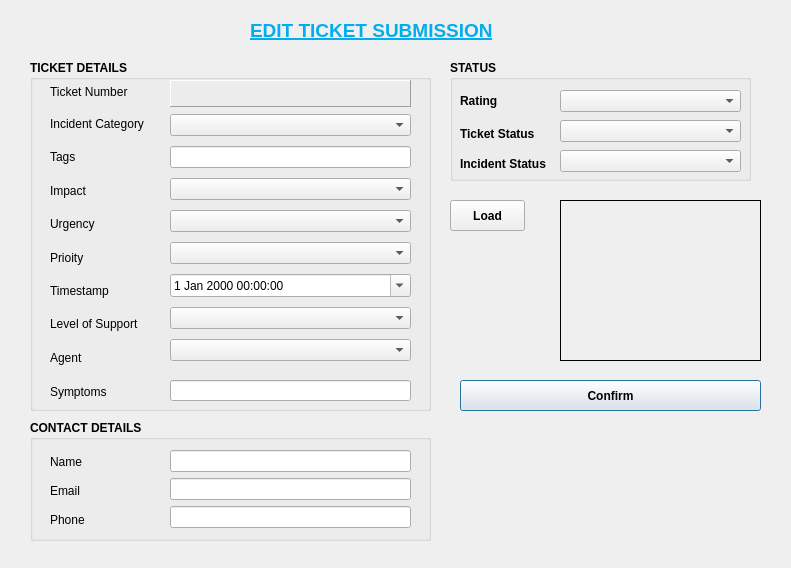
<?xml version="1.0" encoding="UTF-8"?>
<ui version="4.0">
 <class>editticketdialog</class>
 <widget class="QDialog" name="editticketdialog">
  <property name="geometry">
   <rect>
    <x>0</x>
    <y>0</y>
    <width>791</width>
    <height>568</height>
   </rect>
  </property>
  <property name="windowTitle">
   <string>Edit Ticket</string>
  </property>
  <property name="windowIcon">
   <iconset resource="images.qrc">
    <normaloff>:/new/res/images/BitTicketLogo.png</normaloff>:/new/res/images/BitTicketLogo.png</iconset>
  </property>
  <widget class="QLabel" name="label">
   <property name="geometry">
    <rect>
     <x>250</x>
     <y>20</y>
     <width>291</width>
     <height>21</height>
    </rect>
   </property>
   <property name="font">
    <font>
     <pointsize>14</pointsize>
     <weight>75</weight>
     <bold>true</bold>
     <underline>true</underline>
    </font>
   </property>
   <property name="styleSheet">
    <string notr="true">color: rgb(2, 173, 237);</string>
   </property>
   <property name="text">
    <string>EDIT TICKET SUBMISSION</string>
   </property>
  </widget>
  <widget class="QGroupBox" name="groupBox">
   <property name="geometry">
    <rect>
     <x>30</x>
     <y>60</y>
     <width>401</width>
     <height>351</height>
    </rect>
   </property>
   <property name="font">
    <font>
     <weight>75</weight>
     <bold>true</bold>
    </font>
   </property>
   <property name="title">
    <string>TICKET DETAILS</string>
   </property>
   <widget class="QWidget" name="layoutWidget">
    <property name="geometry">
     <rect>
      <x>20</x>
      <y>50</y>
      <width>105</width>
      <height>261</height>
     </rect>
    </property>
    <layout class="QVBoxLayout" name="verticalLayout_3">
     <item>
      <widget class="QLabel" name="lb_incident_cat">
       <property name="font">
        <font>
         <weight>50</weight>
         <bold>false</bold>
        </font>
       </property>
       <property name="text">
        <string>Incident Category</string>
       </property>
      </widget>
     </item>
     <item>
      <widget class="QLabel" name="lb_tags">
       <property name="font">
        <font>
         <weight>50</weight>
         <bold>false</bold>
        </font>
       </property>
       <property name="text">
        <string>Tags</string>
       </property>
      </widget>
     </item>
     <item>
      <widget class="QLabel" name="lb_impact">
       <property name="font">
        <font>
         <weight>50</weight>
         <bold>false</bold>
        </font>
       </property>
       <property name="text">
        <string>Impact</string>
       </property>
      </widget>
     </item>
     <item>
      <widget class="QLabel" name="lb_urgency">
       <property name="font">
        <font>
         <weight>50</weight>
         <bold>false</bold>
        </font>
       </property>
       <property name="text">
        <string>Urgency</string>
       </property>
      </widget>
     </item>
     <item>
      <widget class="QLabel" name="lb_priority">
       <property name="font">
        <font>
         <weight>50</weight>
         <bold>false</bold>
        </font>
       </property>
       <property name="text">
        <string>Prioity</string>
       </property>
      </widget>
     </item>
     <item>
      <widget class="QLabel" name="lb_timestamp">
       <property name="font">
        <font>
         <weight>50</weight>
         <bold>false</bold>
        </font>
       </property>
       <property name="text">
        <string>Timestamp</string>
       </property>
      </widget>
     </item>
     <item>
      <widget class="QLabel" name="lb_level_support">
       <property name="font">
        <font>
         <weight>50</weight>
         <bold>false</bold>
        </font>
       </property>
       <property name="text">
        <string>Level of Support</string>
       </property>
      </widget>
     </item>
     <item>
      <widget class="QLabel" name="label_4">
       <property name="font">
        <font>
         <weight>50</weight>
         <bold>false</bold>
        </font>
       </property>
       <property name="text">
        <string>Agent</string>
       </property>
      </widget>
     </item>
    </layout>
   </widget>
   <widget class="QWidget" name="layoutWidget_2">
    <property name="geometry">
     <rect>
      <x>140</x>
      <y>50</y>
      <width>241</width>
      <height>261</height>
     </rect>
    </property>
    <layout class="QVBoxLayout" name="verticalLayout">
     <item>
      <widget class="QComboBox" name="comboBox_5">
       <property name="font">
        <font>
         <weight>50</weight>
         <bold>false</bold>
        </font>
       </property>
      </widget>
     </item>
     <item>
      <widget class="QLineEdit" name="lineEdit_Tag">
       <property name="font">
        <font>
         <weight>50</weight>
         <bold>false</bold>
        </font>
       </property>
      </widget>
     </item>
     <item>
      <widget class="QComboBox" name="comboBox_6">
       <property name="font">
        <font>
         <weight>50</weight>
         <bold>false</bold>
        </font>
       </property>
      </widget>
     </item>
     <item>
      <widget class="QComboBox" name="comboBox_3">
       <property name="font">
        <font>
         <weight>50</weight>
         <bold>false</bold>
        </font>
       </property>
      </widget>
     </item>
     <item>
      <widget class="QComboBox" name="comboBox_2">
       <property name="font">
        <font>
         <weight>50</weight>
         <bold>false</bold>
        </font>
       </property>
      </widget>
     </item>
     <item>
      <widget class="QDateTimeEdit" name="dateTimeEdit">
       <property name="font">
        <font>
         <weight>50</weight>
         <bold>false</bold>
        </font>
       </property>
       <property name="calendarPopup">
        <bool>true</bool>
       </property>
      </widget>
     </item>
     <item>
      <widget class="QComboBox" name="comboBox">
       <property name="font">
        <font>
         <weight>50</weight>
         <bold>false</bold>
        </font>
       </property>
      </widget>
     </item>
     <item>
      <widget class="QComboBox" name="comboBox_A"/>
     </item>
    </layout>
   </widget>
   <widget class="QLabel" name="lb_ticket_num">
    <property name="geometry">
     <rect>
      <x>140</x>
      <y>20</y>
      <width>241</width>
      <height>27</height>
     </rect>
    </property>
    <property name="cursor">
     <cursorShape>ForbiddenCursor</cursorShape>
    </property>
    <property name="toolTip">
     <string>Can not modify</string>
    </property>
    <property name="frameShape">
     <enum>QFrame::Panel</enum>
    </property>
    <property name="frameShadow">
     <enum>QFrame::Raised</enum>
    </property>
    <property name="text">
     <string/>
    </property>
   </widget>
   <widget class="QLabel" name="lb_symptoms_3">
    <property name="geometry">
     <rect>
      <x>20</x>
      <y>320</y>
      <width>103</width>
      <height>23</height>
     </rect>
    </property>
    <property name="font">
     <font>
      <weight>50</weight>
      <bold>false</bold>
     </font>
    </property>
    <property name="text">
     <string>Symptoms</string>
    </property>
   </widget>
   <widget class="QLineEdit" name="lineEdit_4">
    <property name="geometry">
     <rect>
      <x>140</x>
      <y>320</y>
      <width>241</width>
      <height>21</height>
     </rect>
    </property>
    <property name="font">
     <font>
      <weight>50</weight>
      <bold>false</bold>
     </font>
    </property>
    <property name="text">
     <string/>
    </property>
   </widget>
   <widget class="QLabel" name="lb_symptoms_4">
    <property name="geometry">
     <rect>
      <x>20</x>
      <y>20</y>
      <width>103</width>
      <height>23</height>
     </rect>
    </property>
    <property name="font">
     <font>
      <weight>50</weight>
      <bold>false</bold>
     </font>
    </property>
    <property name="text">
     <string>Ticket Number</string>
    </property>
   </widget>
  </widget>
  <widget class="QGroupBox" name="groupBox_2">
   <property name="geometry">
    <rect>
     <x>30</x>
     <y>420</y>
     <width>401</width>
     <height>121</height>
    </rect>
   </property>
   <property name="font">
    <font>
     <weight>75</weight>
     <bold>true</bold>
    </font>
   </property>
   <property name="title">
    <string>CONTACT DETAILS</string>
   </property>
   <widget class="QWidget" name="layoutWidget_4">
    <property name="geometry">
     <rect>
      <x>20</x>
      <y>30</y>
      <width>101</width>
      <height>81</height>
     </rect>
    </property>
    <layout class="QVBoxLayout" name="verticalLayout_4">
     <item>
      <widget class="QLabel" name="lb_name">
       <property name="font">
        <font>
         <weight>50</weight>
         <bold>false</bold>
        </font>
       </property>
       <property name="text">
        <string>Name</string>
       </property>
      </widget>
     </item>
     <item>
      <widget class="QLabel" name="lb_email">
       <property name="font">
        <font>
         <weight>50</weight>
         <bold>false</bold>
        </font>
       </property>
       <property name="text">
        <string>Email</string>
       </property>
      </widget>
     </item>
     <item>
      <widget class="QLabel" name="lb_phone">
       <property name="font">
        <font>
         <weight>50</weight>
         <bold>false</bold>
        </font>
       </property>
       <property name="text">
        <string>Phone</string>
       </property>
      </widget>
     </item>
    </layout>
   </widget>
   <widget class="QWidget" name="layoutWidget_3">
    <property name="geometry">
     <rect>
      <x>140</x>
      <y>30</y>
      <width>241</width>
      <height>80</height>
     </rect>
    </property>
    <layout class="QVBoxLayout" name="verticalLayout_2">
     <item>
      <widget class="QLineEdit" name="lineEdit_10">
       <property name="font">
        <font>
         <weight>50</weight>
         <bold>false</bold>
        </font>
       </property>
      </widget>
     </item>
     <item>
      <widget class="QLineEdit" name="lineEdit_11">
       <property name="font">
        <font>
         <weight>50</weight>
         <bold>false</bold>
        </font>
       </property>
      </widget>
     </item>
     <item>
      <widget class="QLineEdit" name="lineEdit_12">
       <property name="font">
        <font>
         <weight>50</weight>
         <bold>false</bold>
        </font>
       </property>
      </widget>
     </item>
    </layout>
   </widget>
  </widget>
  <widget class="QPushButton" name="pushButton">
   <property name="geometry">
    <rect>
     <x>460</x>
     <y>380</y>
     <width>301</width>
     <height>31</height>
    </rect>
   </property>
   <property name="font">
    <font>
     <weight>75</weight>
     <bold>true</bold>
    </font>
   </property>
   <property name="text">
    <string>Confirm</string>
   </property>
  </widget>
  <widget class="QLabel" name="label_3">
   <property name="geometry">
    <rect>
     <x>570</x>
     <y>380</y>
     <width>281</width>
     <height>211</height>
    </rect>
   </property>
   <property name="styleSheet">
    <string notr="true">image: url(:/new/res/images/BitTicketLogoback.png);</string>
   </property>
   <property name="text">
    <string/>
   </property>
  </widget>
  <widget class="QGroupBox" name="groupBox_3">
   <property name="geometry">
    <rect>
     <x>450</x>
     <y>60</y>
     <width>301</width>
     <height>121</height>
    </rect>
   </property>
   <property name="font">
    <font>
     <weight>75</weight>
     <bold>true</bold>
    </font>
   </property>
   <property name="title">
    <string>STATUS</string>
   </property>
   <widget class="QLabel" name="label_2">
    <property name="geometry">
     <rect>
      <x>10</x>
      <y>30</y>
      <width>61</width>
      <height>21</height>
     </rect>
    </property>
    <property name="text">
     <string>Rating</string>
    </property>
   </widget>
   <widget class="QComboBox" name="comboBox_TS1">
    <property name="geometry">
     <rect>
      <x>110</x>
      <y>60</y>
      <width>181</width>
      <height>22</height>
     </rect>
    </property>
    <property name="font">
     <font>
      <weight>50</weight>
      <bold>false</bold>
     </font>
    </property>
   </widget>
   <widget class="QLabel" name="lb_Incident_Status">
    <property name="geometry">
     <rect>
      <x>10</x>
      <y>90</y>
      <width>91</width>
      <height>27</height>
     </rect>
    </property>
    <property name="text">
     <string>Incident Status</string>
    </property>
   </widget>
   <widget class="QComboBox" name="comboBox_IS1">
    <property name="geometry">
     <rect>
      <x>110</x>
      <y>90</y>
      <width>181</width>
      <height>22</height>
     </rect>
    </property>
    <property name="font">
     <font>
      <weight>50</weight>
      <bold>false</bold>
     </font>
    </property>
   </widget>
   <widget class="QLabel" name="lb_Ticket_Status">
    <property name="geometry">
     <rect>
      <x>10</x>
      <y>60</y>
      <width>81</width>
      <height>27</height>
     </rect>
    </property>
    <property name="text">
     <string>Ticket Status</string>
    </property>
   </widget>
   <widget class="QComboBox" name="comboBox_R">
    <property name="geometry">
     <rect>
      <x>110</x>
      <y>30</y>
      <width>181</width>
      <height>22</height>
     </rect>
    </property>
   </widget>
  </widget>
  <widget class="QLabel" name="lblImage">
   <property name="geometry">
    <rect>
     <x>560</x>
     <y>200</y>
     <width>201</width>
     <height>161</height>
    </rect>
   </property>
   <property name="frameShape">
    <enum>QFrame::Panel</enum>
   </property>
   <property name="text">
    <string/>
   </property>
  </widget>
  <widget class="QPushButton" name="pushButton_2">
   <property name="geometry">
    <rect>
     <x>450</x>
     <y>200</y>
     <width>75</width>
     <height>31</height>
    </rect>
   </property>
   <property name="font">
    <font>
     <weight>75</weight>
     <bold>true</bold>
    </font>
   </property>
   <property name="text">
    <string>Load</string>
   </property>
  </widget>
  <zorder>label_3</zorder>
  <zorder>label</zorder>
  <zorder>groupBox</zorder>
  <zorder>groupBox_2</zorder>
  <zorder>pushButton</zorder>
  <zorder>groupBox_3</zorder>
  <zorder>lblImage</zorder>
  <zorder>pushButton_2</zorder>
 </widget>
 <resources>
  <include location="images.qrc"/>
 </resources>
 <connections/>
</ui>
